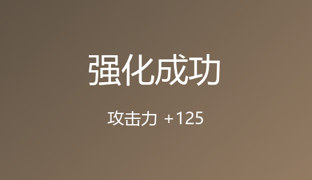
#> input picture textpatch/assets/example.png, 312 x 180 px; its folder holds only this picture in this run
$ python -i eraser.py   (imports and definitions only)   (older library calls are emulated)
#> lines starting #> are read from the running program, lines starting #| are printed output that depends on the picture
### textpatch/text_select.py
"""
文字模式：自动检测图中文字区域，作为「需要填充(去文字)」的框。

设计要点（针对初版在大图(4096x2160 截图)上的"106 个长横条"事故的修复）：
  - 尺度归一：先下采样到工作最长边 <= 1280，让所有阈值与原图分辨率无关；
    再把框缩放回原图坐标。这样无论原图多大，同样的 magic number 都能稳定工作。
  - 强连通域过滤：UI 分隔线/按钮边框/扫描线伪影的典型特征是"又长又细"
    (aspect > 25)；自适应阈值把它们误当文字的前身就是它们。先在连通域层挡掉。
  - 行级二次过滤：合并后再用「行高/行宽比」「行高是否合理」「行内有效密度」
    过滤残余 UI 长条。
  - 笔画宽度一致性：距离变换 + 中位笔画宽度。文字的笔画宽度在数像素量级且
    较一致；UI 边框/纹理要么笔画宽度过大(>10px)、要么极不均匀。

零新依赖：仅 numpy + cv2(项目已有)。离线可用，无需模型下载。
如需更强的中文/艺术字识别，可在此函数内替换为 DBNet/EAST 等模型推理，接口保持不变。
"""
from __future__ import annotations

import numpy as np
import cv2

from PIL import Image


def to_rgb_uint8(raw):
    """把 PIL/numpy 输入统一成 HxWx3 uint8 RGB numpy（不依赖 extractor.py）。"""
    if isinstance(raw, Image.Image):
        return np.asarray(raw.convert("RGB"), dtype=np.uint8)
    return np.asarray(raw[..., :3], dtype=np.uint8)

# 各参数默认（用户可覆盖）；灵敏度 strength∈[0,1] 越高越灵敏（也更易误检）。
DEFAULTS = {
    "strength": 1.0,          # 检测灵敏度 [0,1]：越高→自适应阈值更低/边缘门限更低(更灵敏)
    "min_area": 30,           # 工作尺度下连通域最小面积(px)
    "max_area_ratio": 0.05,   # 工作尺度下单块最大占比（>此多半是面板/背景/大色块，丢弃）
    "max_box_ratio": 0.40,    # 最终框最大占比：超过视为误检(如整片衣物纹理)直接丢弃；0.40 兼容小图大字
    "vthr": 8,                # 同属一行的垂直容差(px, 工作尺度下)
    "pad": 3,                 # 框外扩(px, 工作尺度下)，原图尺度
    "work_max": 1280,         # 工作尺度最长边(像素)，保证尺度无关
}

# ---------------------------------------------------------------------------
# 文字检测核心 (经典 CV)
# ---------------------------------------------------------------------------
def detect_text(raw: np.ndarray | "Image.Image",
                strength: float = DEFAULTS["strength"],
                min_area: int = DEFAULTS["min_area"],
                max_area_ratio: float = DEFAULTS["max_area_ratio"],
                max_box_ratio: float = DEFAULTS["max_box_ratio"],
                vthr: int = DEFAULTS["vthr"],
                pad: int = DEFAULTS["pad"],
                work_max: int = DEFAULTS["work_max"],
                method: str = "classic",          # classic | ml
                box_threshold: float = 0.3,      # 仅 ml 生效
                max_side: int = 960,              # 仅 ml 生效
                ) -> list[dict]:
    """
    检测图中的文字区域，返回文字框列表（原图坐标）：
        [{"x0":int,"y0":int,"x1":int,"y1":int}, ...]
    框已按行合并、外扩 pad 并裁剪到图像边界。未检测到时返回空列表。

    method:
        "classic"  - 纯 CV（中值模糊+梯度），离线，零依赖（本函数实现）
        "ml"       - 轻量 DBNet (PP-OCRv4 det ONNX, ~5MB), 中文/小字召回更好
                     首次使用会自动从 HuggingFace 下载模型 (core/models/det/),
                     下载一次后离线可用, 之后 ~0.08s/张 (4096x2160, CPU).
    """
    if method == "ml":
        from textpatch import ml_text_select as _ml
        return _ml.detect_text_ml(
            raw, strength=strength,
            min_area=min_area,
            max_area_ratio=max_area_ratio,
            max_box_ratio=max_box_ratio,
            box_threshold=box_threshold,
            max_side=max_side,
            pad=pad,
        )

    return _detect_text_classic(
        raw, strength=strength, min_area=min_area,
        max_area_ratio=max_area_ratio, max_box_ratio=max_box_ratio,
        vthr=vthr, pad=pad, work_max=work_max,
    )


# [1446 lines left out: functions _classic_cand, _clean_text_mask, _mask_to_boxes, _detect_text_classic, _merge_and_filter, _detect_text_mask_classic and 13 more, not called in this run]


def detect_text_mask(raw, strength: float = 1.0, method: str = "ml",
                     min_area: int = 30, max_area_ratio: float = 0.05,
                     max_box_ratio: float = 0.40,
                     max_side: int = 960, work_max: int = 1280,
                     q_off: float = 50.0, tint_fill: bool = True,
                     fill_white: bool = True,
                     fill_max_dist: int = 12,
                     upscale: bool = True,
                     bright_bridge: bool = False):
    """
    文字「边缘蒙版」检测：返回 (mask, boxes)。

        mask  : HxW uint8, 255=文字像素（逐像素字形，非整框）
        boxes : 显示用文字框列表（原图坐标）

    与 detect_text(只返回整框) 的区别：这里给出**逐像素**文字蒙版，
    使 patchmode 只填充字形本身、参考区自动取文字之外的全部纹理。

    method 影响**文字框定位**（detect_text）：
        "ml"      - 轻量 DBNet(PP-OCRv4 det)，中文/小字召回更好 → 框更准；
        "classic" - 经典 CV 候选图合并，离线零依赖。
    字形蒙版统一走 **Otsu 双峰分割 + 亮白补全 + 背景相对补全 + 色偏生长**：
        框内 Otsu 取文字侧(少数侧)+1px 桥接+低对比度防护(_detect_text_mask_classic)；
        再对蒙版邻域内的高亮纯白像素补全(_fill_nearby_white) —— 修复描边字
        (白字身+灰/红描边)上 Otsu 只取一侧导致的漏白，且不会把背景灰块圈进来；
        fill_white=False 时跳过该步，蒙版回到纯 Otsu(近似早期 eoff 行为)，
        小张图的非文字浅色区/衣物高光不再被误锁进填充蒙版；
        fill_max_dist 控制「孤立纯白段」步骤的最大距离(默认 12px)。
        字符白边/AA 通常 <8px(由 ④ AA 尾部外推兜住),12 足够;
        原默认 32 会在"暗背景+亮光斑/光效"图上把远处光斑误锁为填充蒙版
        (换装.png 实测顶部 31px 远的光斑被吞 497px),需要更收敛。
        upscale=True(默认): 小字框(高度<48px)内先放大 2~3x 再 Otsu/连通域,
        找回低分辨率下被面积下限/长宽比门误删的细笔画(方案A)；
        bright_bridge=True: 沿「比背景亮+近白」像素从蒙版连通生长, 兜住被
        Otsu 切掉的白字细笔画段(_fill_bright_near_mask, 方案B, 默认关)；
        最后沿红/绿色偏像素区域生长(_grow_color_tint, tint_fill=True 时)——
        吞并红蒙版叠加区/淡绿光晕区，修复亮度法吃不到的半透明色偏文字。

    蒙版紧密度：
        q_off : [30,70]，越高蒙版越贴字形(附加膨胀越少); 越低略胖。
    """
#> called with strength = 1, method = 'ml', min_area = 30, max_area_ratio = 0.4, max_box_ratio = 0.4, max_side = 960, work_max = 1280, q_off = 55
    rgb = to_rgb_uint8(raw)
    H, W = rgb.shape[:2]
#> H = 180; W = 312
    if H * W == 0:
        return np.zeros((H, W), np.uint8), []

    # 1) 文字框定位(用所选 method)
    boxes = detect_text(rgb, strength=strength, method=method,
                        max_area_ratio=max_area_ratio,
                        max_box_ratio=max_box_ratio, work_max=work_max,
                        max_side=max_side, min_area=min_area)
    if not boxes:
        return np.zeros((H, W), np.uint8), []

    # 2) 精细字形蒙版(亮度+强边)。upscale: 小字框自动放大分割, 补低分辨率
    #    细笔画被 CC 下限误删的缺口(方案A)
    mask = _detect_text_mask_classic(rgb, boxes=boxes, strength=strength,
                                    min_area=min_area, q_off=q_off,
                                    upscale=upscale)
    if not mask.any():
        return np.zeros((H, W), np.uint8), []

    # 3) 临近纯白补全：只补紧邻蒙版的亮白像素, 不进背景
    #    fill_white=False 跳过此步 → 蒙版回到纯 Otsu(早期 eoff 行为),
    #    小张图非文字浅色区/衣物高光不再被误锁进填充蒙版。
    if fill_white:
        mask = _fill_nearby_white(rgb, mask, max_dist=fill_max_dist)
    # 4) 色偏区域生长：吞并紧邻蒙版的整片红/绿色偏覆盖区(红蒙版叠加/淡绿光晕)
    if tint_fill:
        mask = _grow_color_tint(rgb, mask)
    # 4b) 白字亮侧连通补全(方案B): 沿「比背景亮+近白」像素从蒙版连通生长,
    #     找回低分辨率下被 Otsu 切掉的白字细笔画段。默认关(不改变现有方案);
    #     v2 等「先去发光再去字」路径在干净图上启用(亮光晕已减绿变暗, 不会被吞)
    if bright_bridge:
        mask = _fill_bright_near_mask(rgb, mask)
    mask = _clean_text_mask(mask, H, W, min_area=min(
        min_area, 8), max_area_ratio=0.9)
    return mask, _mask_to_boxes(mask)

### textpatch/ml_text_select.py
"""
文字模式 - 轻量 ML 引擎 (DBNet, PP-OCRv4 det).

与 text_select.py 的经典 CV 检测接口一致, 输出 [{x0,y0,x1,y1}] (原图坐标).
首次调用时若模型不存在, 自动从 HuggingFace 下载 (~5MB, 仓库 checkout 落在
textpatch/models/det/, pip 安装落在 ~/.textpatch/models/det/).

为何选这个模型:
  * PP-OCRv4 det = DBNet++ + MobileNetV3 骨干, Apache-2.0;
  * 检测阶段语言无关 (中英日韩皆可), 不依赖识别器;
  * ONNX 4.7MB, CPU 推理 0.08s/图 (4096x2160), 满足"轻量"要求.

依赖: onnxruntime + cv2 + numpy (见 pyproject/requirements).
"""
from __future__ import annotations

import os
import ssl
import threading
import urllib.request
from typing import Optional

import cv2
import numpy as np

# 延迟导入 onnxruntime, 避免 import 即加载; 也让经典 CV 路径不被拖累
_ort = None

# ---------------------------------------------------------------------------
# 模型路径与下载
# ---------------------------------------------------------------------------
_HERE = os.path.dirname(os.path.abspath(__file__))


def _default_model_dir() -> str:
    """仓库 checkout 用包内 models/det（保留已下载模型）; pip 安装落到用户目录
    （site-packages 未必可写）。可用环境变量 TEXTPATCH_MODEL_DIR 覆盖。"""
    env = os.environ.get("TEXTPATCH_MODEL_DIR")
    if env:
        return env
    if os.path.isdir(os.path.join(os.path.dirname(_HERE), "data")):
        return os.path.join(_HERE, "models", "det")
    return os.path.join(os.path.expanduser("~"), ".textpatch", "models", "det")


MODEL_DIR = _default_model_dir()
MODEL_PATH = os.path.join(MODEL_DIR, "ch_PP-OCRv4_det.onnx")
# HuggingFace Heliosoph/paddleocr-v4-det-onnx (Apache-2.0)。
# 依次尝试: 环境变量 TEXTPATCH_MODEL_URL → huggingface.co → hf-mirror.com
# (镜像回退: huggingface.co 在部分网络不可直连)。
MODEL_URL = os.environ.get("TEXTPATCH_MODEL_URL") or (
    "https://huggingface.co/Heliosoph/paddleocr-v4-det-onnx/"
    "resolve/main/ch_PP-OCRv4_det.onnx"
)
MODEL_URL_FALLBACK = (
    "https://hf-mirror.com/Heliosoph/paddleocr-v4-det-onnx/"
    "resolve/main/ch_PP-OCRv4_det.onnx"
)

# PaddleOCR det 标准化参数 (与上游预处理完全一致; BGR 通道顺序, 因为 cv2 读入即 BGR)
_MEAN = np.array([0.485, 0.456, 0.406], dtype=np.float32)
_STD = np.array([0.229, 0.224, 0.225], dtype=np.float32)

# 会话缓存 (进程内单例)
_SESSION = None
_SESSION_LOCK = threading.Lock()

# 下载状态/锁 (防止并发触发多次下载)
_DOWNLOAD_LOCK = threading.Lock()
_DOWNLOAD_DONE = False  # 仅作"已成功完成一次"标记


def is_model_available() -> bool:
    """模型文件是否已在本地. 用于前端/端点快速判断是否需要走下载路径."""
    return os.path.isfile(MODEL_PATH) and os.path.getsize(MODEL_PATH) > 1_000_000


def get_model_path() -> str:
    """若模型已存在直接返回路径, 否则阻塞下载 (~3s, 5MB). 线程安全."""
    if is_model_available():
        return MODEL_PATH
    ensure_model()
    return MODEL_PATH


def _download_one(url: str, ctx: ssl.SSLContext) -> None:
    """从单个 URL 下载模型到 MODEL_PATH (先落 .part, 校验大小后改名)."""
    req = urllib.request.Request(
        url, headers={"User-Agent": "textpatch/" + __import__("textpatch").__version__}
    )
    tmp = MODEL_PATH + ".part"
    try:
        with urllib.request.urlopen(req, timeout=120, context=ctx) as r, \
                open(tmp, "wb") as f:
            while True:
                buf = r.read(1 << 20)
                if not buf:
                    break
                f.write(buf)
        # 落盘后验证大小再改名, 避免半截文件被当成"已存在"
        if os.path.getsize(tmp) < 1_000_000:
            raise RuntimeError(
                "downloaded model looks too small ({} bytes)".format(
                    os.path.getsize(tmp)))
        os.replace(tmp, MODEL_PATH)
    finally:
        if os.path.exists(tmp):
            try:
                os.remove(tmp)
            except OSError:
                pass


def ensure_model() -> str:
    """保证模型在本地. 线程安全; 并发调用不会重复下载. 失败抛 RuntimeError."""
    global _DOWNLOAD_DONE
    if is_model_available():
        return MODEL_PATH
    with _DOWNLOAD_LOCK:
        if is_model_available():
            return MODEL_PATH
        os.makedirs(MODEL_DIR, exist_ok=True)
        ctx = ssl.create_default_context()
        last_err: Exception | None = None
        for url in (MODEL_URL, MODEL_URL_FALLBACK):
            try:
                _download_one(url, ctx)
                _DOWNLOAD_DONE = True
                return MODEL_PATH
            except Exception as e:  # 换下一个源
                last_err = e
        raise RuntimeError(
            "模型下载失败 (huggingface.co 与 hf-mirror.com 均不可达)。"
            "可手动下载 ch_PP-OCRv4_det.onnx 放到: "
            f"{MODEL_PATH} ; 或用环境变量 TEXTPATCH_MODEL_URL 指定直链。"
            f"最后错误: {last_err}"
        )


def _get_session():
    """懒加载 onnxruntime InferenceSession, 进程内单例. 线程安全."""
    global _SESSION
    if _SESSION is not None:
        return _SESSION
    with _SESSION_LOCK:
        if _SESSION is not None:
            return _SESSION
        import onnxruntime as ort  # 局部导入
        path = get_model_path()
        # 本机 onnxruntime 是 CPU 版, 无 CUDA EP; 直接用默认 providers
        providers = ort.get_available_providers() or ["CPUExecutionProvider"]
        sess = ort.InferenceSession(path, providers=providers)
        _SESSION = sess
        return _SESSION


# ---------------------------------------------------------------------------
# 主入口: detect_text_ml
# ---------------------------------------------------------------------------
def _dbnet_infer(rgb, strength, box_threshold, max_side):
    """DBNet(PP-OCRv4 det) 推理核心：返回 (prob, nw, nh, H, W, thr)。
    供 detect_text_ml(取框) 与 detect_text_mask_ml(取蒙版) 复用，避免重复推理。"""
#> called with strength = 1, box_threshold = 0.3, max_side = 960
    H, W = rgb.shape[:2]
#> H = 180; W = 312
    s = float(np.clip(strength, 0, 1))
    # strength 越高 -> 阈值越低 -> 更多弱响应被保留
    thr = float(np.clip(box_threshold - 0.15 * s, 0.1, 0.9))

    # 1) 尺度归一: 32 的倍数, 最长边 <= max_side
    scale = min(max_side / max(H, W), 1.0)
#> scale = 1
    nh = max(32, (int(round(H * scale)) // 32) * 32)
#> nh = 160
    nw = max(32, (int(round(W * scale)) // 32) * 32)
#> nw = 288
    bgr = cv2.cvtColor(rgb, cv2.COLOR_RGB2BGR)
#> bgr is the input picture: shape (180, 312, 3); mean B, G, R 89.8, 108.2, 125.6
    rimg = cv2.resize(bgr, (nw, nh), interpolation=cv2.INTER_AREA)
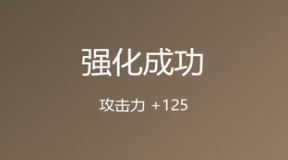
#> rimg: shape (160, 288, 3); mean B, G, R 89.8, 108.2, 125.6

    # 2) 预处理: 与 PaddleOCR det 一致 (BGR /255 - mean) / std, NCHW float32
    blob = rimg.astype(np.float32) / np.float32(255.0)
    blob = (blob - _MEAN) / _STD
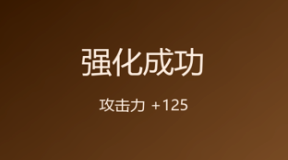
#> blob: shape (160, 288, 3) float32; mean B, G, R -0.58, -0.142, 0.385; drawn with min black and max white
    blob = np.transpose(blob, (2, 0, 1))[None, ...].astype(np.float32)

    # 3) 推理 -> 概率图
    sess = _get_session()
#> (the call stopped at in _download_one, `with urllib.request.urlopen(req, timeout=120, context=ctx) as r, \ ope..`: the network is not available in this run)
    in_name = sess.get_inputs()[0].name
    out = sess.run(None, {in_name: blob})
    prob = out[0][0, 0]  # HxW float32, 与 rimg 同分辨率
    return prob, nw, nh, H, W, thr


def detect_text_ml(
    raw: np.ndarray | "Image.Image",
    strength: float = 1.0,
    min_area: int = 30,
    max_area_ratio: float = 0.05,
    max_box_ratio: float = 0.20,
    box_threshold: float = 0.3,
    max_side: int = 960,
    pad: int = 3,
) -> list[dict]:
    """
    轻量 ML 文字检测 (DBNet / PP-OCRv4 det ONNX).

    返回: 原图坐标的 [{x0,y0,x1,y1}, ...]. 未检测到返回 [].

    参数:
      strength: 0~1, 用户"检测灵敏度"滑块. 越高 -> 阈值越低 (更灵敏, 可能多框).
      min_area: 概率图上连通域最小面积 (工作尺度), <此丢弃.
      max_area_ratio: 单块超过工作图比例 -> 丢弃 (大色块/面板).
      max_box_ratio: 最终框超过原图比例 -> 丢弃 (兜底防全图框).
      box_threshold: 概率阈值 (0.1~0.9), 实际阈值 = box_threshold - 0.15*strength.
      max_side: resize 后最长边像素 (32 的倍数). 越大越慢但小字召回越好.
      pad: 框外扩像素 (原图坐标).
    """
    from textpatch.text_select import to_rgb_uint8

    rgb = to_rgb_uint8(raw)
    H, W = rgb.shape[:2]
    total = H * W
    if total == 0:
        return []

    prob, nw, nh, H, W, thr = _dbnet_infer(rgb, strength, box_threshold, max_side)

    # 4) 后处理: 阈值 + 轻度膨胀 (合笔画断口) + 外轮廓 + boundingRect
    binmask = (prob > thr).astype(np.uint8) * 255
    # 轻度膨胀: 防止单字笔画在概率图上被阈值"咬断" -> 一个字被切成 2 个
    binmask = cv2.dilate(
        binmask,
        cv2.getStructuringElement(cv2.MORPH_RECT, (3, 3)),
        iterations=1,
    )
    cnts, _ = cv2.findContours(
        binmask, cv2.RETR_EXTERNAL, cv2.CHAIN_APPROX_SIMPLE
    )

    invW = W / nw
    invH = H / nh
    wTotal = nw * nh
    boxes: list[dict] = []
    for c in cnts:
        a = float(cv2.contourArea(c))
        if a < min_area:
            continue
        if a > wTotal * max_area_ratio:
            continue
        x, y, w, h = cv2.boundingRect(c)
        if w <= 0 or h <= 0:
            continue
        # 缩放回原图坐标
        X0 = int(round(x * invW))
        Y0 = int(round(y * invH))
        X1 = int(round((x + w) * invW))
        Y1 = int(round((y + h) * invH))
        # 外扩
        X0 = max(0, X0 - pad)
        Y0 = max(0, Y0 - pad)
        X1 = min(W - 1, X1 + pad)
        Y1 = min(H - 1, Y1 + pad)
        if X1 - X0 <= 1 or Y1 - Y0 <= 1:
            continue
        if (X1 - X0) * (Y1 - Y0) > total * max_box_ratio:
            continue
        boxes.append({"x0": X0, "y0": Y0, "x1": X1, "y1": Y1})
    return boxes


# [56 lines left out: function detect_text_mask_ml, not called in this run]

### textpatch/eraser.py
"""
文字擦除: DBNet → mask 2px 椭圆膨胀 → patch_fill(sample_mask=整图-mask) → 出图

设计原则:
- 只做 patchmatch, 不做 TELEA / 颜色匹配. 后两者会破坏纹理造成"糊一团".
- mask 2px 膨胀是必须的: 吃掉字形抗锯齿边缘, 否则 SSD 比较时这些 AA
  像素会被当成"已知上下文"污染 patchmatch 结果 (Δmean 30→0.1).
- sample_mask = 整图 - 文字mask: 强制 patchmatch 不在文字区取样.

参数选择证据 (在 needExtractAndPatch.png 305x150 上):
  dil=0 → Δ=30  ghost=572
  dil=1 → Δ=5.6 ghost=29
  dil=2 → Δ=0.1 ghost=0   ← 选这个
  dil=3 → Δ=0.7 ghost=0
  dil=4 → Δ=2.7 ghost=0
"""
from __future__ import annotations
import time
import numpy as np
import cv2

from textpatch.text_select import (detect_text_mask, _deglow_faint_green,
                              _deglow_faint_green_v11, _deglow_full_green,
                              _deglow_full_green_v2, _fill_bright_near_mask,
                              _absorb_zone_bright_core)
from textpatch.patch_fill import inpaint as pm_inpaint


def _ellipse(p: int) -> np.ndarray:
    return cv2.getStructuringElement(cv2.MORPH_ELLIPSE, (p * 2 + 1, p * 2 + 1))


# [784 lines left out: functions _edge_aware_grow, _erase_once, erase_text, _erase_auto, _decide_edge, _ring_dirty and 8 more, not called in this run]

>>> import cv2
>>> picture = cv2.cvtColor(cv2.imread('assets/example.png'), cv2.COLOR_BGR2RGB)
#> (the run stopped early here; a loop or call above may not have finished)
